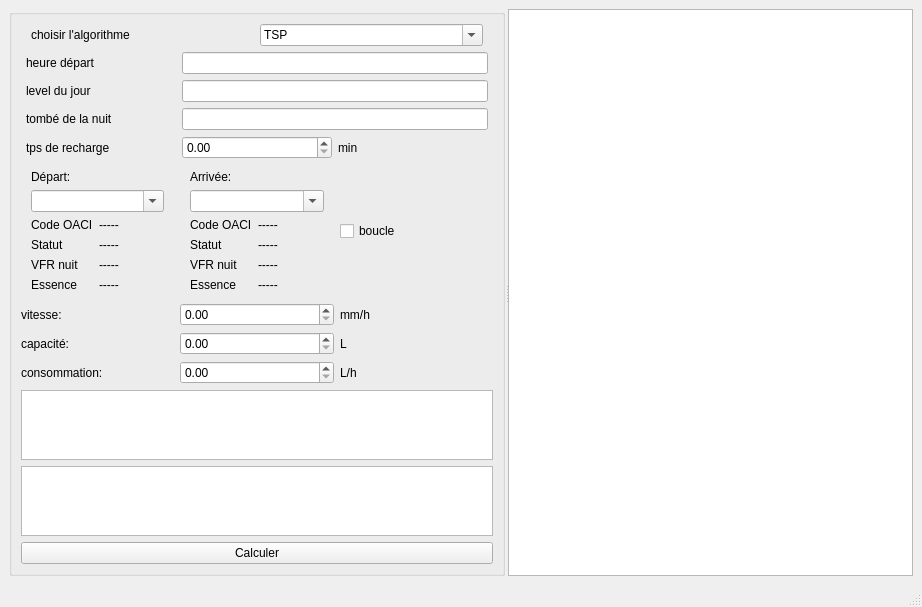
<?xml version="1.0" encoding="UTF-8"?>
<ui version="4.0">
 <class>MainWindow</class>
 <widget class="QMainWindow" name="MainWindow">
  <property name="geometry">
   <rect>
    <x>0</x>
    <y>0</y>
    <width>922</width>
    <height>528</height>
   </rect>
  </property>
  <property name="sizePolicy">
   <sizepolicy hsizetype="Preferred" vsizetype="Preferred">
    <horstretch>0</horstretch>
    <verstretch>0</verstretch>
   </sizepolicy>
  </property>
  <property name="windowTitle">
   <string>MainWindow</string>
  </property>
  <widget class="QWidget" name="centralwidget">
   <layout class="QHBoxLayout" name="horizontalLayout">
    <item>
     <widget class="QSplitter" name="splitter">
      <property name="orientation">
       <enum>Qt::Horizontal</enum>
      </property>
      <property name="opaqueResize">
       <bool>true</bool>
      </property>
      <property name="handleWidth">
       <number>3</number>
      </property>
      <property name="childrenCollapsible">
       <bool>true</bool>
      </property>
      <widget class="QGroupBox" name="groupBox">
       <property name="sizePolicy">
        <sizepolicy hsizetype="Fixed" vsizetype="Preferred">
         <horstretch>0</horstretch>
         <verstretch>0</verstretch>
        </sizepolicy>
       </property>
       <property name="title">
        <string/>
       </property>
       <layout class="QVBoxLayout" name="verticalLayout">
        <property name="sizeConstraint">
         <enum>QLayout::SetDefaultConstraint</enum>
        </property>
        <item>
         <layout class="QHBoxLayout" name="horizontalLayout_18">
          <property name="leftMargin">
           <number>10</number>
          </property>
          <property name="rightMargin">
           <number>10</number>
          </property>
          <item>
           <widget class="QLabel" name="label_choisir_algo">
            <property name="text">
             <string>choisir l'algorithme</string>
            </property>
           </widget>
          </item>
          <item>
           <widget class="QComboBox" name="comboBox_choisir_algo">
            <property name="editable">
             <bool>true</bool>
            </property>
            <property name="currentText">
             <string>Choisissez</string>
            </property>
            <item>
             <property name="text">
              <string notr="true">TSP</string>
             </property>
            </item>
            <item>
             <property name="text">
              <string>Breitling</string>
             </property>
            </item>
           </widget>
          </item>
         </layout>
        </item>
        <item>
         <layout class="QGridLayout" name="gridLayout_2">
          <property name="leftMargin">
           <number>5</number>
          </property>
          <property name="rightMargin">
           <number>5</number>
          </property>
          <item row="0" column="0">
           <widget class="QLabel" name="label_11">
            <property name="text">
             <string>heure départ</string>
            </property>
           </widget>
          </item>
          <item row="0" column="1" colspan="2">
           <widget class="QLineEdit" name="lineEdit_heurDepart"/>
          </item>
          <item row="1" column="0">
           <widget class="QLabel" name="label_12">
            <property name="text">
             <string>level du jour</string>
            </property>
           </widget>
          </item>
          <item row="1" column="1" colspan="2">
           <widget class="QLineEdit" name="lineEdit_levelDuJour"/>
          </item>
          <item row="2" column="0">
           <widget class="QLabel" name="label_13">
            <property name="text">
             <string>tombé de la nuit</string>
            </property>
           </widget>
          </item>
          <item row="2" column="1" colspan="2">
           <widget class="QLineEdit" name="lineEdit_tombeDeLaNiut"/>
          </item>
          <item row="3" column="0">
           <widget class="QLabel" name="label_14">
            <property name="text">
             <string>tps de recharge</string>
            </property>
           </widget>
          </item>
          <item row="3" column="1">
           <widget class="QDoubleSpinBox" name="doubleSpinBox_recharge"/>
          </item>
          <item row="3" column="2">
           <widget class="QLabel" name="label_15">
            <property name="text">
             <string>min</string>
            </property>
           </widget>
          </item>
         </layout>
        </item>
        <item>
         <layout class="QHBoxLayout" name="horizontalLayout_5">
          <item>
           <layout class="QFormLayout" name="formLayout_2">
            <property name="leftMargin">
             <number>10</number>
            </property>
            <property name="topMargin">
             <number>5</number>
            </property>
            <property name="rightMargin">
             <number>10</number>
            </property>
            <property name="bottomMargin">
             <number>5</number>
            </property>
            <item row="2" column="1">
             <widget class="QLabel" name="label__depart_OACI">
              <property name="text">
               <string>-----</string>
              </property>
             </widget>
            </item>
            <item row="3" column="1">
             <widget class="QLabel" name="label_depart_statut">
              <property name="text">
               <string>-----</string>
              </property>
             </widget>
            </item>
            <item row="4" column="1">
             <widget class="QLabel" name="label_depart_VFRnuit">
              <property name="text">
               <string>-----</string>
              </property>
             </widget>
            </item>
            <item row="5" column="1">
             <widget class="QLabel" name="label_depart_essence">
              <property name="text">
               <string>-----</string>
              </property>
             </widget>
            </item>
            <item row="2" column="0">
             <widget class="QLabel" name="label_1">
              <property name="text">
               <string>Code OACI</string>
              </property>
             </widget>
            </item>
            <item row="3" column="0">
             <widget class="QLabel" name="label_2">
              <property name="text">
               <string>Statut</string>
              </property>
             </widget>
            </item>
            <item row="4" column="0">
             <widget class="QLabel" name="label_3">
              <property name="text">
               <string>VFR nuit</string>
              </property>
             </widget>
            </item>
            <item row="5" column="0">
             <widget class="QLabel" name="label_4">
              <property name="text">
               <string>Essence</string>
              </property>
             </widget>
            </item>
            <item row="1" column="0" colspan="2">
             <widget class="QComboBox" name="comboBox_depart">
              <property name="editable">
               <bool>true</bool>
              </property>
             </widget>
            </item>
            <item row="0" column="0" colspan="2">
             <widget class="QLabel" name="label_depart">
              <property name="text">
               <string>Départ: </string>
              </property>
             </widget>
            </item>
           </layout>
          </item>
          <item>
           <layout class="QFormLayout" name="formLayout">
            <property name="leftMargin">
             <number>10</number>
            </property>
            <property name="topMargin">
             <number>5</number>
            </property>
            <property name="rightMargin">
             <number>10</number>
            </property>
            <property name="bottomMargin">
             <number>5</number>
            </property>
            <item row="0" column="0" colspan="2">
             <widget class="QLabel" name="label_arrivee">
              <property name="text">
               <string>Arrivée: </string>
              </property>
             </widget>
            </item>
            <item row="1" column="0" colspan="2">
             <widget class="QComboBox" name="comboBox_arrivee">
              <property name="editable">
               <bool>true</bool>
              </property>
             </widget>
            </item>
            <item row="2" column="0">
             <widget class="QLabel" name="label_5">
              <property name="text">
               <string>Code OACI</string>
              </property>
             </widget>
            </item>
            <item row="2" column="1">
             <widget class="QLabel" name="label_arrivee_OACI">
              <property name="text">
               <string>-----</string>
              </property>
             </widget>
            </item>
            <item row="3" column="0">
             <widget class="QLabel" name="label_6">
              <property name="text">
               <string>Statut</string>
              </property>
             </widget>
            </item>
            <item row="3" column="1">
             <widget class="QLabel" name="label_arrivee_statut">
              <property name="text">
               <string>-----</string>
              </property>
             </widget>
            </item>
            <item row="4" column="0">
             <widget class="QLabel" name="label_7">
              <property name="text">
               <string>VFR nuit</string>
              </property>
             </widget>
            </item>
            <item row="4" column="1">
             <widget class="QLabel" name="label_arrivee_VFRnuit">
              <property name="text">
               <string>-----</string>
              </property>
             </widget>
            </item>
            <item row="5" column="0">
             <widget class="QLabel" name="label_8">
              <property name="text">
               <string>Essence</string>
              </property>
             </widget>
            </item>
            <item row="5" column="1">
             <widget class="QLabel" name="label_arrivee_essence">
              <property name="text">
               <string>-----</string>
              </property>
             </widget>
            </item>
           </layout>
          </item>
          <item>
           <widget class="QCheckBox" name="checkBox_boucle">
            <property name="enabled">
             <bool>true</bool>
            </property>
            <property name="text">
             <string>boucle</string>
            </property>
           </widget>
          </item>
         </layout>
        </item>
        <item>
         <layout class="QGridLayout" name="gridLayout">
          <item row="0" column="0">
           <widget class="QLabel" name="label_vitesse">
            <property name="sizePolicy">
             <sizepolicy hsizetype="Preferred" vsizetype="Preferred">
              <horstretch>0</horstretch>
              <verstretch>0</verstretch>
             </sizepolicy>
            </property>
            <property name="text">
             <string>vitesse: </string>
            </property>
           </widget>
          </item>
          <item row="0" column="1">
           <widget class="QDoubleSpinBox" name="doubleSpinBox_vitesse"/>
          </item>
          <item row="0" column="2">
           <widget class="QLabel" name="label">
            <property name="text">
             <string>mm/h</string>
            </property>
           </widget>
          </item>
          <item row="1" column="0">
           <widget class="QLabel" name="label_capacite">
            <property name="sizePolicy">
             <sizepolicy hsizetype="Preferred" vsizetype="Preferred">
              <horstretch>0</horstretch>
              <verstretch>0</verstretch>
             </sizepolicy>
            </property>
            <property name="text">
             <string>capacité: </string>
            </property>
           </widget>
          </item>
          <item row="1" column="1">
           <widget class="QDoubleSpinBox" name="doubleSpinBox_capacite"/>
          </item>
          <item row="1" column="2">
           <widget class="QLabel" name="label_9">
            <property name="sizePolicy">
             <sizepolicy hsizetype="Preferred" vsizetype="Preferred">
              <horstretch>0</horstretch>
              <verstretch>0</verstretch>
             </sizepolicy>
            </property>
            <property name="text">
             <string>L</string>
            </property>
           </widget>
          </item>
          <item row="2" column="0">
           <widget class="QLabel" name="label_consommation">
            <property name="text">
             <string>consommation: </string>
            </property>
           </widget>
          </item>
          <item row="2" column="1">
           <widget class="QDoubleSpinBox" name="doubleSpinBox_consommation"/>
          </item>
          <item row="2" column="2">
           <widget class="QLabel" name="label_10">
            <property name="text">
             <string>L/h</string>
            </property>
           </widget>
          </item>
         </layout>
        </item>
        <item>
         <widget class="QListWidget" name="listWidget_2"/>
        </item>
        <item>
         <widget class="QListWidget" name="listWidget"/>
        </item>
        <item>
         <widget class="QPushButton" name="pushButton_calculer">
          <property name="sizePolicy">
           <sizepolicy hsizetype="Preferred" vsizetype="Fixed">
            <horstretch>0</horstretch>
            <verstretch>0</verstretch>
           </sizepolicy>
          </property>
          <property name="text">
           <string>Calculer</string>
          </property>
         </widget>
        </item>
       </layout>
      </widget>
      <widget class="QGraphicsView" name="graphicsView">
       <property name="sizePolicy">
        <sizepolicy hsizetype="Expanding" vsizetype="Expanding">
         <horstretch>0</horstretch>
         <verstretch>0</verstretch>
        </sizepolicy>
       </property>
       <property name="layoutDirection">
        <enum>Qt::LeftToRight</enum>
       </property>
      </widget>
     </widget>
    </item>
   </layout>
  </widget>
  <widget class="QMenuBar" name="menubar">
   <property name="geometry">
    <rect>
     <x>0</x>
     <y>0</y>
     <width>922</width>
     <height>17</height>
    </rect>
   </property>
  </widget>
  <widget class="QStatusBar" name="statusbar"/>
 </widget>
 <resources/>
 <connections/>
</ui>
